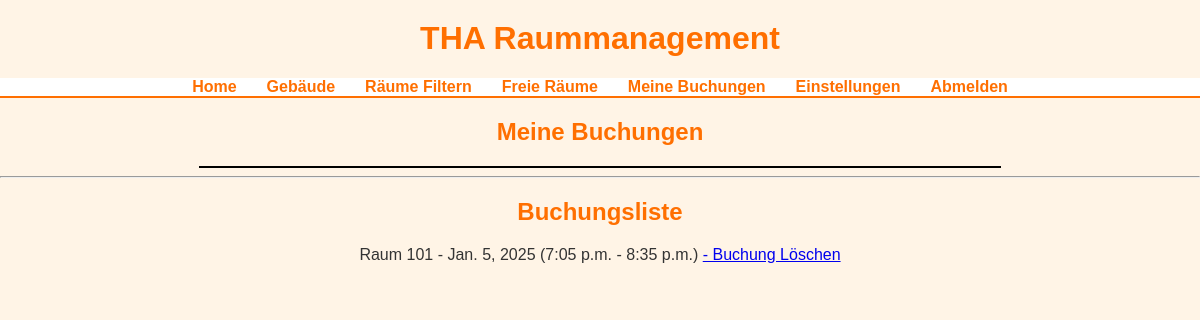
The page /my_bookings/ (signed in) on the database its author committed.
### rooms/models.py (models this page shows)
class RoomBooking(models.Model):
    user = models.ForeignKey(UserAccount, on_delete=models.CASCADE)
    room = models.ForeignKey(Room, on_delete=models.CASCADE)
    booking_date = models.DateField()
    start_time = models.TimeField()
    end_time = models.TimeField()

class Room(models.Model):
    number = models.CharField(max_length=50)
    capacity = models.IntegerField()
    equipment = models.TextField()
    building = models.ForeignKey(Building, on_delete=models.CASCADE)

### rooms/views.py (the view)
# urls.py: path('my_bookings/', views.my_bookings, name='my_bookings'),
@login_required
def my_bookings(request):
    bookings = RoomBooking.objects.filter(user=request.user)
    return render(request, 'my_bookings.html', {'bookings': bookings})

### rooms/templates/my_bookings.html (shortened to what this page needs)
{% extends 'base.html' %}
{% block content %}
<h2>Meine Buchungen</h2>
<div id="calendar" style="width: 100%; max-width: 800px; height: 100%; max-height: 550px; margin: auto; border: 1px solid black;"></div>
<hr>
<h2>Buchungsliste</h2>
<ul>
    {% for booking in bookings %}
    <li>
        Raum {{ booking.room.number }} - {{ booking.booking_date }}
        ({{ booking.start_time }} - {{ booking.end_time }})
        <a href="{% url 'delete_booking' booking.id %}">- Buchung Löschen</a>
    </li>
    {% endfor %}
</ul>
<link href="https://cdn.jsdelivr.net/npm/fullcalendar@5.11.3/main.min.css" rel="stylesheet">
{% endblock %}

### rooms/static/rooms/styles.css (style rules this page uses)
body { font-family: Arial, sans-serif; margin: 0; padding: 0; background-color: #fff4e6; color: #333; text-align: center; }
h1, h2 { color: #ff6f00; margin-top: 20px; }
ul { list-style: none; padding: 0; }
ul li { margin: 10px 0; }

### rows shown on the page
RoomBooking: room.number "101", booking_date "Jan. 5, 2025", start_time "7:05 p.m.", end_time "8:35 p.m."
